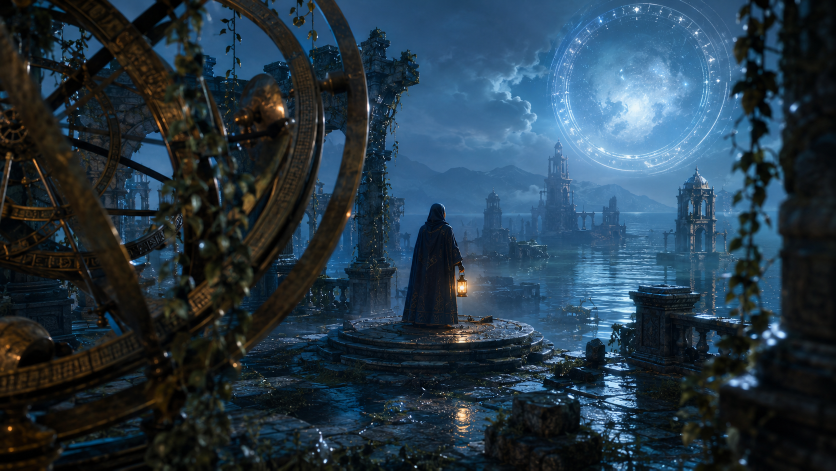
#> input picture attached_assets/e6b1af64-85e1-42ed-8ba3-3195a45df593_1788365503564.png, 1672 x 941 px (shown at 1/2 size); its folder holds only this picture in this run
$ python -i motion.py   (imports and definitions only)
#> lines starting #> are read from the running program, lines starting #| are printed output that depends on the picture
import base64
import io
import re

from PIL import Image, ImageFilter, ImageStat

from .router import route_scene_action
from .schemas import MotionCandidate, MotionPlan, ShotParameters


_CAMERA_REQUESTS = (
    (
        "push_in",
        (r"push(?:es|ed|ing)?[- ]?in", r"zoom(?:s|ed|ing)?\s+in", r"move closer"),
    ),
    (
        "pull_out",
        (r"pull(?:s|ed|ing)?[- ]?out", r"zoom(?:s|ed|ing)?\s+out", r"move away"),
    ),
    ("pan_left", (r"pan(?:s|ned|ning)?\s+left", r"track(?:s|ed|ing)?\s+left")),
    ("pan_right", (r"pan(?:s|ned|ning)?\s+right", r"track(?:s|ed|ing)?\s+right")),
)

# [5 lines left out: function _screenplay_sentence, not called in this run]


def _image_observation(image_data_url: str | None) -> tuple[str, float, dict[str, str | float]]:
    if not image_data_url or "," not in image_data_url:
        return (
            "No uploaded storyboard image is available, so semantic subjects and object identities "
            "are intentionally unasserted.",
            0.0,
            {"orientation": "unknown", "tone": "unknown", "texture": "unknown"},
        )
    try:
        header, encoded = image_data_url.split(",", 1)
        if header.split(";")[0].replace("data:", "") not in {
            "image/png",
            "image/jpeg",
            "image/webp",
        }:
            raise ValueError("unsupported image type")
        image = Image.open(io.BytesIO(base64.b64decode(encoded, validate=True))).convert("RGB")
        width, height = image.size
        thumbnail = image.resize((min(64, width), min(64, height)))
        luminance = sum(ImageStat.Stat(thumbnail).mean) / 3
        contrast = sum(ImageStat.Stat(thumbnail).var) / 3
        edges = ImageStat.Stat(thumbnail.filter(ImageFilter.FIND_EDGES))
        edge_energy = sum(edges.mean) / 3
        orientation = "landscape" if width > height else "portrait" if height > width else "square"
        tone = "low-key" if luminance < 82 else "bright" if luminance > 175 else "mid-tone"
        texture = "textured" if edge_energy > 28 or contrast > 1800 else "visually restrained"
        return (
            f"Uploaded frame is {width}×{height} ({orientation}), {tone}, and {texture}; "
            "this pixel-level observation does not identify semantic subjects.",
            0.45,
            {
                "orientation": orientation,
                "tone": tone,
                "texture": texture,
                "luminance": luminance,
                "edge_energy": edge_energy,
            },
        )
    except (ValueError, OSError, base64.binascii.Error):
        return (
            "The uploaded frame could not be inspected reliably by the deterministic fallback; "
            "semantic subjects and object identities are intentionally unasserted.",
            0.0,
            {"orientation": "unknown", "tone": "unknown", "texture": "unknown"},
        )


# [46 lines left out: functions _camera_request, _camera_instruction_clause, _is_static_state_match, not called in this run]


_CHARACTER_ACTIONS = (
    "raise|raises|raised|raising|lift|lifts|lifted|lifting|"
    "lower|lowers|lowered|lowering|walk|walks|walked|walking|"
    "stroll|strolls|strolled|strolling|run|runs|ran|running|"
    "reach|reaches|reached|reaching|nod|nods|nodded|nodding|"
    "wave|waves|waved|waving|"
    "gesture|gestures|gestured|gesturing|kneel|kneels|knelt|kneeling"
)
_OBJECT_ACTIONS = (
    "rotate|rotates|rotated|rotating|swing|swings|swung|swinging|"
    "roll|rolls|rolled|rolling|move|moves|moved|moving|"
    "bend|bends|bent|bending|fall|falls|fell|falling|"
    "open|opens|opened|opening|close|closes|closed|closing|"
    "pulse|pulses|pulsed|pulsing|glow|glows|glowed|glowing|"
    "flicker|flickers|flickered|flickering|sway|sways|swayed|swaying"
)
_ENVIRONMENT_ACTIONS = (
    "drift|drifts|drifted|drifting|ripple|ripples|rippled|rippling|"
    "flow|flows|flowed|flowing|swirl|swirls|swirled|swirling|"
    "settle|settles|settled|settling|shimmer|shimmers|shimmered|shimmering|"
    "billow|billows|billowed|billowing|flicker|flickers|flickered|flickering|"
    "fall|falls|fell|falling|cross|crosses|crossed|crossing"
)
_ACTION_ADVERBS = {
    "a",
    "an",
    "the",
    "as",
    "at",
    "by",
    "from",
    "in",
    "into",
    "of",
    "on",
    "over",
    "through",
    "to",
    "toward",
    "towards",
    "under",
    "with",
    "and",
    "then",
    "slowly",
    "gently",
    "quietly",
    "subtly",
    "carefully",
    "deliberately",
}
_STATIC_STATE_VERBS = {
    "appear",
    "appears",
    "is",
    "are",
    "look",
    "looks",
    "remain",
    "remains",
    "seem",
    "seems",
    "stand",
    "stands",
    "stood",
    "sit",
    "sits",
    "sat",
    "was",
    "were",
}


# [45 lines left out: functions _sentences, _entity_before, _entity_after, _resolve_reference, not called in this run]


def _intent_evidence(intent: str) -> str:
    return f"Creative intent: {intent.strip()[:400]}" if intent.strip() else "No creative intent was specified."


# [421 lines left out: functions _bounded_action, _timing_clause, _is_detail_entity, _is_environment_entity, _valid_fallback_entity, _screenplay_candidate and 3 more, not called in this run]

>>> import cv2
>>> picture = cv2.imread('../attached_assets/e6b1af64-85e1-42ed-8ba3-3195a45df593_1788365503564.png', cv2.IMREAD_GRAYSCALE)
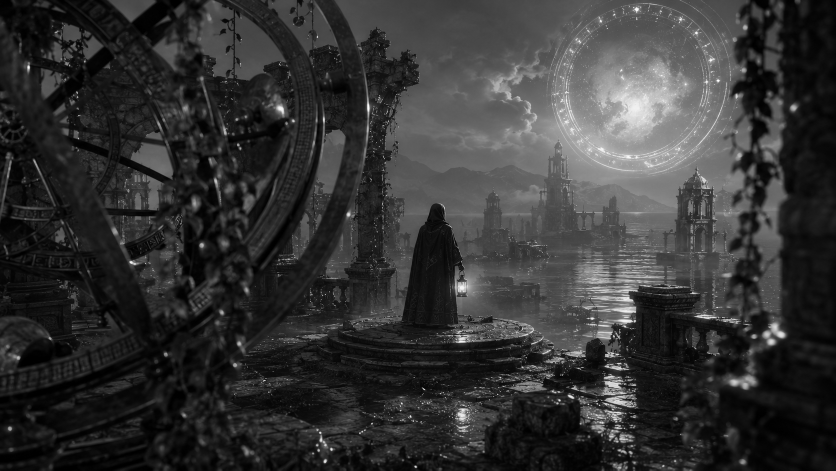
#> picture: shape (941, 1672) (shown at 1/2 size); min 0, max 255, mean 52.3
#> (the run stopped early here; a loop or call above may not have finished)
